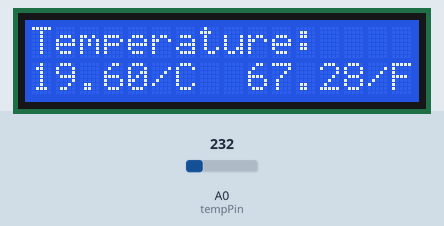
Recording of a sketch running on a simulated Arduino Zero (SAMD21). Shown: 16×2 character LCD. The test bench sets the inputs (shaded band); at power-on: A0 (tempPin) = 232 (analog values on the 0–1023 scale).

Above: at 1.2 s.
1.3 s: A0 (tempPin) set to 214
At 2.1 s:
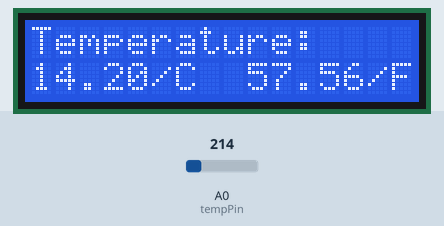
3.0 s: A0 (tempPin) set to 189
At 3.4 s:
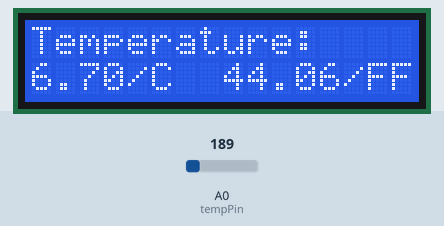
4.5 s: A0 (tempPin) set to 201
At 6.0 s:
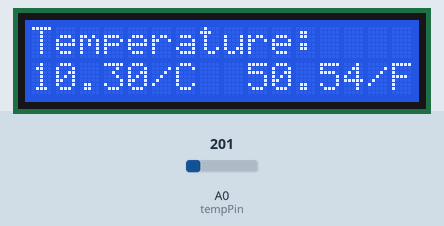
Timing chart, 0 to 7.5 s (numbered marks = the images above; inputs shaded):
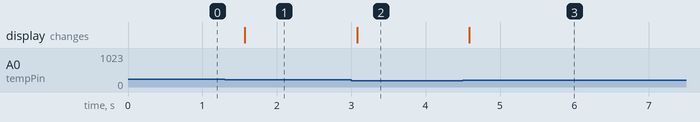

The sketch:

wifi_temperature_sensor.ino
```cpp
/**
 * Wi-Fi Temperature Sensor
 *
 * This Arduino script makes an Arduino MKR1000 board into a
 * Wi-Fi temperature sensor with a TMP36GT9Z temperature
 * sensor.
 *
 * All rights reserved.
 *
 * Ron Li
 * 2021.01
 *                           ____
 *                          /    \__
 * |\                      /    @   \
 * \ \____________________|    \  .:|>
 *  \      ##             |    | \__/
 *   |    ####             \__/   \
 *   /  /  ##                    \|
 *  /  /_______________________\  \
 *  L_JJ                        \__JJ
 *
 */

#include <LiquidCrystal.h>

/**
 * Initialize the LCD display library by associating any needed
 * LCD interface pin with the arduino pin it is connected to
 */
const int rs = 12, en = 11, d4 = 5, d5 = 4, d6 = 3, d7 = 2;
LiquidCrystal lcd(rs, en, d4, d5, d6, d7);

/* Use A0 as temperature sensor input pin */
int tempPin = A0;

int tempValInt = 0;
float tempValFloatC = 0.0;
float tempValFloatF = 0.0;
float tempValVol = 0.0;

void setup() {
  /* Set temperature sensor ADC resolution */
  analogReadResolution(10);
  /* set up the LCD's number of columns and rows: */
  lcd.begin(16, 2);
  /* Print a message to the LCD */
  lcd.print("Temperature:");
}

void loop() {
  /* Read raw temperature value */
  tempValInt = analogRead(tempPin);
  /* Raw temperature sensor reading in mV */
  tempValVol = tempValInt * (3300/1024);

  tempValFloatC = (tempValVol - 500 ) / 10;
  tempValFloatF = 32.0 + tempValFloatC * 1.8;

  /* Set the cursor to column 0, line 1 */
  lcd.setCursor(0, 1);
  /* Print the temperature */
  lcd.print(String(tempValFloatC) + "/C" + "  " + String(tempValFloatF) + "/F");

  delay(500);
}
```

Measured:
- the behaviour switches between 200 and 199 on A0 (tempPin) (found by bisection; images 1 and 2)
- after the input at 1.3 s, the display: changes after 0.27 s (image 1)
- after the input at 3.0 s, the display: changes after 0.08 s (image 2)
- after the input at 4.5 s, the display: changes after 0.08 s (image 3)
